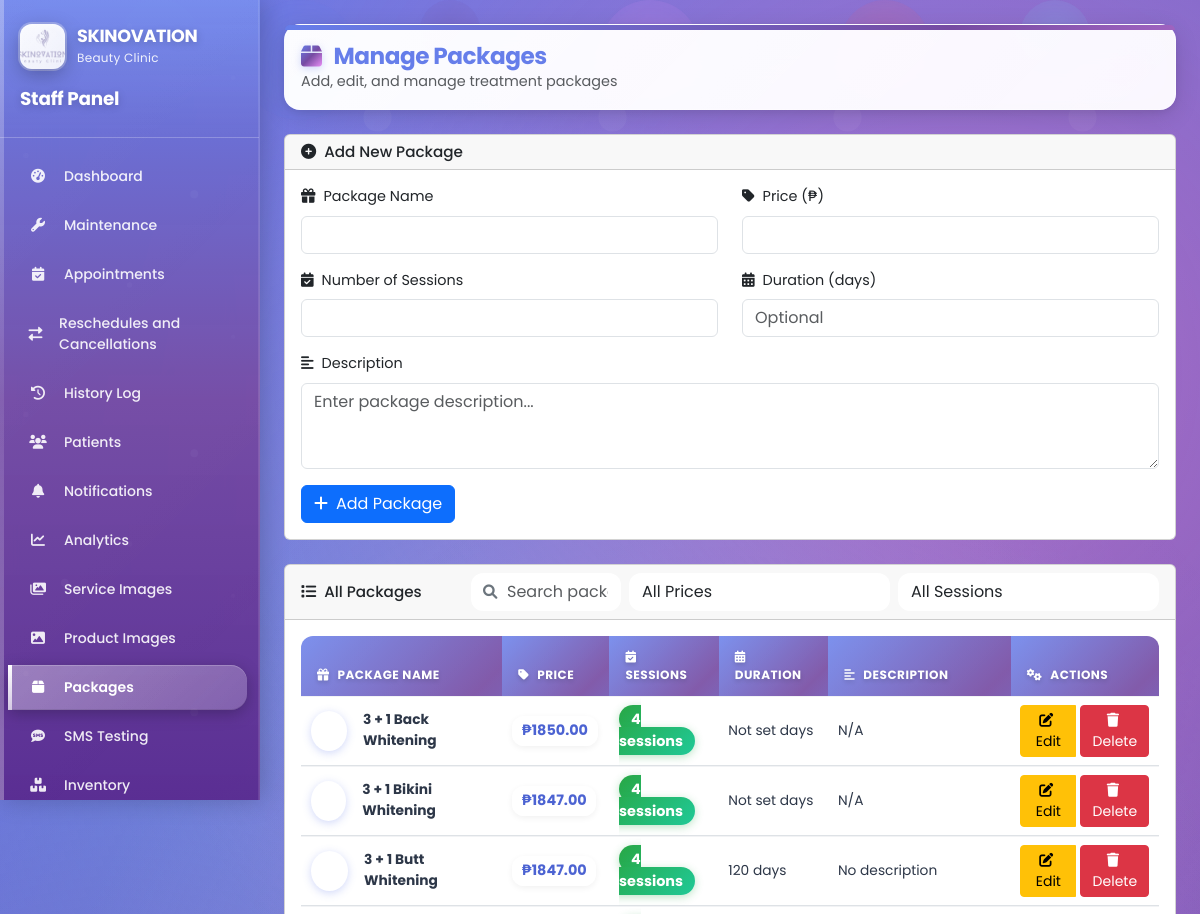
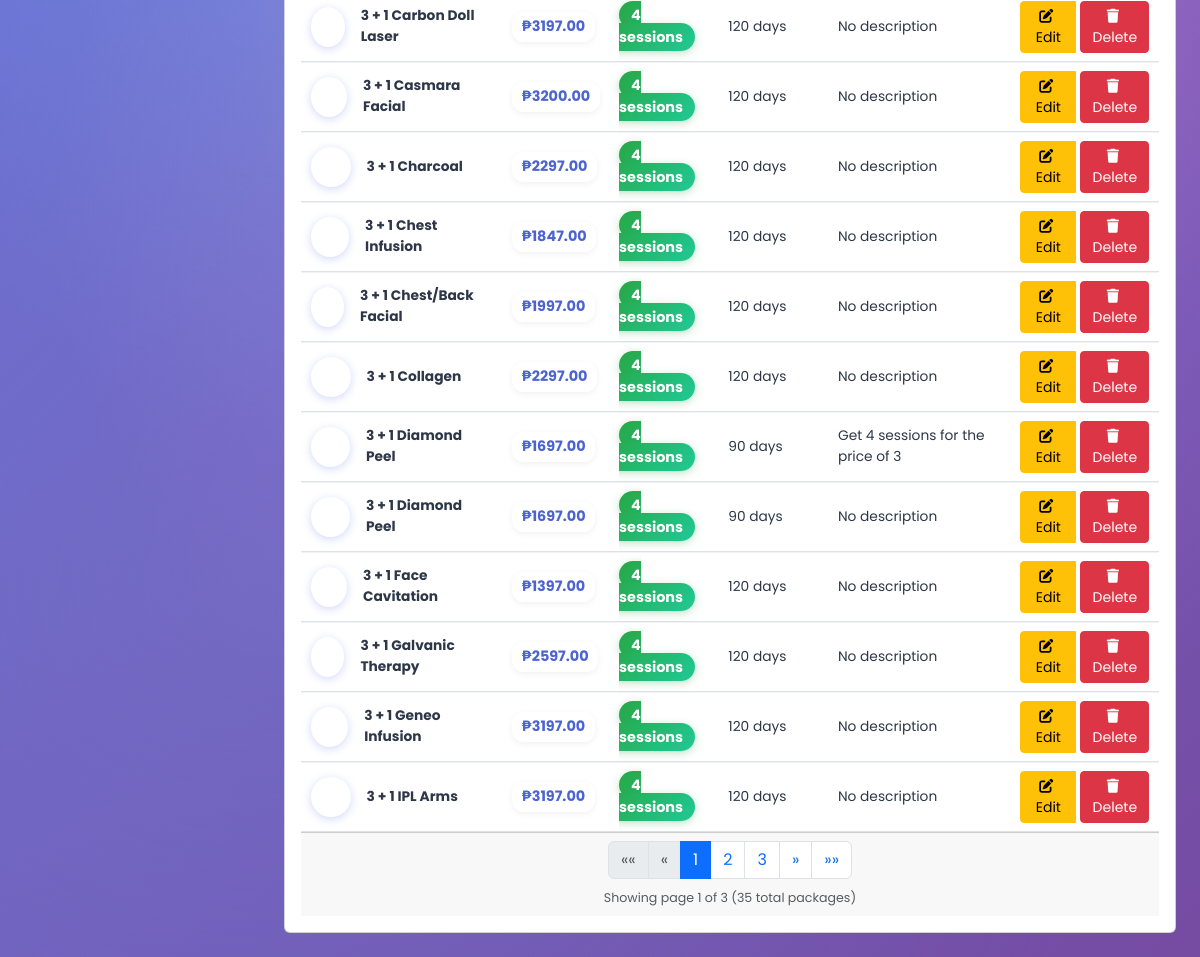
The app's page /appointments/admin/manage-packages/ (signed in) with its own data (2 pictures, top to bottom).
### packages/models.py (models this page shows, shortened)
class Package(models.Model):
    package_name = models.CharField(max_length=255)
    description = models.TextField(blank=True, null=True)
    price = models.DecimalField(max_digits=10, decimal_places=2)
    sessions = models.IntegerField()
    duration_days = models.IntegerField(help_text="Duration in days")
    grace_period_days = models.IntegerField(help_text="Grace period in days")
    archived = models.BooleanField(default=False)
    created_at = models.DateTimeField(auto_now_add=True)
    updated_at = models.DateTimeField(auto_now=True)
    class Meta:
        db_table = 'packages'
        ordering = ['package_name']

### appointments/admin_views.py (the view, shortened to what this page needs)
# urls.py: path('admin/manage-packages/', admin_views.admin_manage_packages, name='admin_manage_packages'),
@login_required
@user_passes_test(is_admin)
def admin_manage_packages(request):
    from packages.models import Package
    from django.core.paginator import Paginator
    packages = Package.objects.filter(archived=False).order_by('package_name')
    paginator = Paginator(packages, 15)
    page_number = request.GET.get('page')
    page_obj = paginator.get_page(page_number)
    context = {
        'packages': page_obj,
        'page_obj': page_obj,
    }
    return render(request, 'appointments/admin_manage_packages.html', context)

### appointments/admin_views.py (called while the page is built)
def is_admin(user):
    return user.is_authenticated and user.user_type == 'admin'

### appointments/context_processors.py (called while the page is built)
def notification_count(request):
    if request.user.is_authenticated:
        if request.user.user_type == 'admin':
            count = Notification.objects.filter(patient__isnull=True, is_read=False).count()
        elif request.user.user_type == 'owner':
            count = Notification.objects.filter(patient__isnull=True, is_read=False).count()
        elif request.user.user_type == 'attendant':
            count = Notification.objects.filter(
                (Q(patient=request.user) | Q(patient__isnull=True)),
                is_read=False
            ).count()
        else:
            count = Notification.objects.filter(patient=request.user, is_read=False).count()
    else:
        count = 0
    return {
        'notification_count': count
    }

### templates/appointments/admin_manage_packages.html (shortened to what this page needs)
{% extends 'appointments/admin_base.html' %}
{% load static %}
{% block content %}
<div class="content-header">
    <div>
        <h1 class="page-title" style="margin:0;">
            <i class="fas fa-box"></i>
            Manage Packages
        </h1>
        <p class="text-muted mb-0">Add, edit, and manage treatment packages</p>
    </div>
</div>
<div class="card mb-4">
    <div class="card-header">
        <h5 class="mb-0">
            <i class="fas fa-plus-circle me-2"></i>Add New Package
        </h5>
    </div>
    <div class="card-body">
        <form method="post">
            <div class="row">
                <div class="col-md-6">
                    <div class="mb-3">
                        <label for="package_name" class="form-label">
                            <i class="fas fa-gift me-2"></i>Package Name
                        </label>
                        <input type="text" class="form-control" id="package_name" name="package_name"
                               pattern="[A-Za-z\s]+"
                               title="Only letters and spaces allowed"
                               oninput="this.value = this.value.replace(/[^A-Za-z\s]/g, '')"
                               required>
                    </div>
                </div>
                <div class="col-md-6">
                    <div class="mb-3">
                        <label for="price" class="form-label">
                            <i class="fas fa-tag me-2"></i>Price (₱)
                        </label>
                        <input type="number" class="form-control" id="price" name="price"
                               step="0.01"
                               min="0"
                               oninput="formatPriceInput(this)"
                               required>
                    </div>
                </div>
            </div>
            <div class="row">
                <div class="col-md-6">
                    <div class="mb-3">
                        <label for="sessions" class="form-label">
                            <i class="fas fa-calendar-check me-2"></i>Number of Sessions
                        </label>
                        <input type="number" class="form-control" id="sessions" name="sessions" required>
                    </div>
                </div>
                <div class="col-md-6">
                    <div class="mb-3">
                        <label for="duration_days" class="form-label">
                            <i class="fas fa-calendar-alt me-2"></i>Duration (days)
                        </label>
                        <input type="number" class="form-control" id="duration_days" name="duration_days" placeholder="Optional">
                    </div>
                </div>
            </div>
            <div class="mb-3">
                <label for="description" class="form-label">
                    <i class="fas fa-align-left me-2"></i>Description
                </label>
                <textarea class="form-control" id="description" name="description" rows="3" placeholder="Enter package description..."></textarea>
            </div>
            <button type="submit" class="btn btn-primary">
                <i class="fas fa-plus me-2"></i>Add Package
            </button>
        </form>
    </div>
</div>
<div class="card">
    <div class="card-header">
        <div class="d-flex justify-content-between align-items-center">
            <h5 class="mb-0">
                <i class="fas fa-list me-2"></i>All Packages
            </h5>
            <div class="d-flex gap-2">
                <div class="search-box">
                    <i class="fas fa-search"></i>
                    <input type="text" id="packageSearch" placeholder="Search packages..." class="form-control">
                </div>
                <select id="priceFilter" class="form-control">
                    <option value="">All Prices</option>
                </select>
                <select id="sessionsFilter" class="form-control">
                    <option value="">All Sessions</option>
                </select>
            </div>
        </div>
    </div>
    <div class="card-body">
        {% if packages %}
            <div class="table-responsive">
                <table class="table" id="packagesTable">
                    <thead>
                        <tr>
                            <th><i class="fas fa-gift me-2"></i>Package Name</th>
                            <th><i class="fas fa-tag me-2"></i>Price</th>
                            <th><i class="fas fa-calendar-check me-2"></i>Sessions</th>
                            <th><i class="fas fa-calendar-alt me-2"></i>Duration</th>
                            <th><i class="fas fa-align-left me-2"></i>Description</th>
                            <th><i class="fas fa-cogs me-2"></i>Actions</th>
                        </tr>
                    </thead>
                    <tbody>
                        {% for package in packages %}
                        <tr class="package-row" data-name="{{ package.package_name|lower }}" data-price="{{ package.price }}" data-sessions="{{ package.sessions }}">
                            <td>
                                <div class="d-flex align-items-center">
                                    <div class="package-icon me-3">
                                        <i class="fas fa-gift"></i>
                                    </div>
                                    <strong>{{ package.package_name }}</strong>
                                </div>
                            </td>
                            <td>
                                <span class="price-badge">₱{{ package.price|floatformat:2 }}</span>
                            </td>
                            <td>
                                <span class="sessions-badge">{{ package.sessions }} sessions</span>
                            </td>
                            <td>{{ package.duration_days|default:"Not set" }} days</td>
                            <td>{{ package.description|truncatechars:50|default:"No description" }}</td>
                            <td>
                                <div class="btn-group" role="group">
                                    <button class="btn btn-sm btn-warning" onclick="showEditForm({{ package.id }})">
                                        <i class="fas fa-edit me-1"></i>Edit
                                    </button>
                                    <form method="post" style="display: inline;" onsubmit="return confirm('Are you sure you want to delete this package?')">
                                        <button type="submit" class="btn btn-sm btn-danger">
                                            <i class="fas fa-trash me-1"></i>Delete
                                        </button>
                                    </form>
                                </div>
                            </td>
                        </tr>
                        {% endfor %}
                    </tbody>
                </table>
            </div>
            {% if page_obj.has_other_pages %}
            <div class="card-footer">
                <nav aria-label="Page navigation">
                    <ul class="pagination justify-content-center mb-0">
                        {% if page_obj.has_previous %}
                            <li class="page-item">
                                <a class="page-link" href="?page=1" aria-label="First">
                                    <span aria-hidden="true">&laquo;&laquo;</span>
                                </a>
                            </li>
                            <li class="page-item">
                                <a class="page-link" href="?page={{ page_obj.previous_page_number }}" aria-label="Previous">
                                    <span aria-hidden="true">&laquo;</span>
                                </a>
                            </li>
                        {% else %}
                            <li class="page-item disabled">
                                <span class="page-link">&laquo;&laquo;</span>
                            </li>
                            <li class="page-item disabled">
                                <span class="page-link">&laquo;</span>
                            </li>
                        {% endif %}
                        {% for num in page_obj.paginator.page_range %}
                            {% if page_obj.number == num %}
                                <li class="page-item active">
                                    <span class="page-link">{{ num }}</span>
                                </li>
                            {% elif num > page_obj.number|add:'-3' and num < page_obj.number|add:'3' %}
                                <li class="page-item">
                                    <a class="page-link" href="?page={{ num }}">{{ num }}</a>
                                </li>
                            {% endif %}
                        {% endfor %}
                        {% if page_obj.has_next %}
                            <li class="page-item">
                                <a class="page-link" href="?page={{ page_obj.next_page_number }}" aria-label="Next">
                                    <span aria-hidden="true">&raquo;</span>
                                </a>
                            </li>
                            <li class="page-item">
                                <a class="page-link" href="?page={{ page_obj.paginator.num_pages }}" aria-label="Last">
                                    <span aria-hidden="true">&raquo;&raquo;</span>
                                </a>
                            </li>
                        {% endif %}
                    </ul>
                </nav>
                <div class="text-center mt-2 text-muted">
                    <small>Showing page {{ page_obj.number }} of {{ page_obj.paginator.num_pages }} ({{ page_obj.paginator.count }} total packages)</small>
                </div>
            </div>
            {% endif %}
        {% else %}
            <div class="text-center py-5">
                <i class="fas fa-box fa-3x text-muted mb-3"></i>
                <h5 class="text-muted">No packages found</h5>
                <p class="text-muted">Add your first package using the form above.</p>
            </div>
        {% endif %}
    </div>
</div>
{% endblock %}

### templates/appointments/admin_manage_packages.html (style rules this page uses)
.package-icon { width: 40px; height: 40px; background: var(--gradient-primary); border-radius: 50%; display: flex; align-items: center; justify-content: center; color: white; font-size: 14px; box-shadow: 0 2px 8px rgba(102, 126, 234, 0.3); }
.price-badge { background: rgba(255,255,255,0.95); color: var(--dark-color); padding: 0.25rem 0.6rem; border-radius: 12px; font-weight: 700; font-size: 0.9rem; box-shadow: 0 2px 6px rgba(0,0,0,0.06); display: inline-block; }
.sessions-badge { background: linear-gradient(135deg, #28a745, #20c997); color: white; padding: 0.25rem 0.75rem; border-radius: 15px; font-weight: bold; font-size: 0.9rem; box-shadow: 0 2px 8px rgba(40, 167, 69, 0.3); }
.btn-group .btn { margin-right: 0.25rem; }
.btn-group .btn:last-child { margin-right: 0; }
.search-box { position: relative; display: flex; align-items: center; }
.search-box i { position: absolute; left: 12px; color: #6c757d; z-index: 2; }
.search-box input { padding-left: 35px; border-radius: 12px; border: 1px solid rgba(255, 255, 255, 0.3); background: rgba(255, 255, 255, 0.9); backdrop-filter: blur(10px); transition: all 0.3s ease; }
.card-header .form-control { border-radius: 12px; border: 1px solid rgba(255, 255, 255, 0.3); background: rgba(255, 255, 255, 0.9); backdrop-filter: blur(10px); transition: all 0.3s ease; min-width: 150px; }
.package-row { transition: all 0.3s ease; }

### records on screen
Package: package_name "3 + 1 Back Whitening", price "1850.00", sessions "4", duration_days "Not set", description "N/A"
Package: package_name "3 + 1 Bikini Whitening", price "1847.00", sessions "4", duration_days "Not set", description "N/A"
Package: package_name "3 + 1 Butt Whitening", price "1847.00", sessions "4", duration_days "120", description "No description"
Package: package_name "3 + 1 Carbon Doll Laser", price "3197.00", sessions "4", duration_days "120", description "No description"
Package: package_name "3 + 1 Casmara Facial", price "3200.00", sessions "4", duration_days "120", description "No description"
Package: package_name "3 + 1 Charcoal", price "2297.00", sessions "4", duration_days "120", description "No description"
Package: package_name "3 + 1 Chest Infusion", price "1847.00", sessions "4", duration_days "120", description "No description"
Package: package_name "3 + 1 Chest/Back Facial", price "1997.00", sessions "4", duration_days "120", description "No description"
Package: package_name "3 + 1 Collagen", price "2297.00", sessions "4", duration_days "120", description "No description"
Package: package_name "3 + 1 Diamond Peel", price "1697.00", sessions "4", duration_days "90", description "Get 4 sessions for the price of 3"
Package: package_name "3 + 1 Diamond Peel", price "1697.00", sessions "4", duration_days "90", description "No description"
Package: package_name "3 + 1 Face Cavitation", price "1397.00", sessions "4", duration_days "120", description "No description"
Package: package_name "3 + 1 Galvanic Therapy", price "2597.00", sessions "4", duration_days "120", description "No description"
Package: package_name "3 + 1 Geneo Infusion", price "3197.00", sessions "4", duration_days "120", description "No description"
Package: package_name "3 + 1 IPL Arms", price "3197.00", sessions "4", duration_days "120", description "No description"

### other values on screen
{{ num }} "1"
{{ num }} "2" "3"
{{ page_obj.number }} "1"
{{ page_obj.paginator.num_pages }} "3"
{{ page_obj.paginator.count }} "35"
